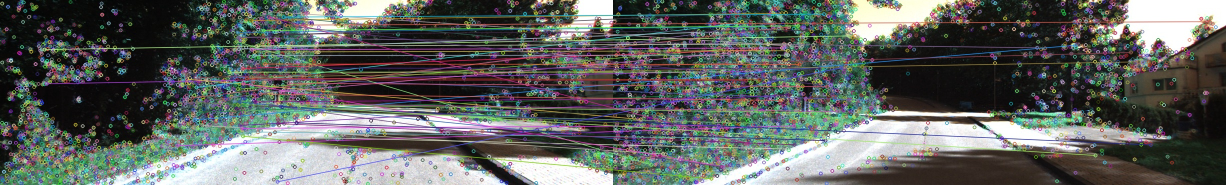
#> input picture matches1.jpg, 2452 x 370 px, given in place of img1.jpg, which was not available (shown at 1/2 size)
$ python main4reconstruction.py
#> lines starting #> are read from the running program, lines starting #| are printed output that depends on the picture; long printed decimals are rounded; pictures that were not available may be replaced by others from this repository, and a replacement may not be noted
### homework/submission.py
"""
Homework2.
Replace 'pass' by your implementation.
"""

# Insert your package here
import cv2
import numpy as np
from homework.helper import getAbsoluteScale, camera2
from skimage.measure import ransac
from skimage.transform import FundamentalMatrixTransform
from scipy.ndimage import gaussian_filter
import os
import matplotlib.pyplot as plt
from tqdm import tqdm


def find_matched_points(im1, im2, output_image_path="matches.jpg"):
    """
    Args: im1: First input image
          im2: Second input image
          output_image_path: Path to save the visualization of matches

    Returns:
        pts1: Nx2 array of matched points in the first image
        pts2: Nx2 array of matched points in the second image
    """
    # Ensure images are grayscale for SIFT
    if len(im1.shape) == 3:
        gray1 = cv2.cvtColor(im1, cv2.COLOR_BGR2GRAY)
    else:
        gray1 = im1
    if len(im2.shape) == 3:
        gray2 = cv2.cvtColor(im2, cv2.COLOR_BGR2GRAY)
    else:
        gray2 = im2

    gray1 = cv2.equalizeHist(gray1)
    gray2 = cv2.equalizeHist(gray2)

    # gray1 = im1
    # gray2 = im2

    # Initialize SIFT detector
    sift = cv2.SIFT_create(contrastThreshold=0.04, edgeThreshold=10)

    keypoints1, descriptors1 = sift.detectAndCompute(gray1, None)
    keypoints2, descriptors2 = sift.detectAndCompute(gray2, None)

    # bf matcher
    bf = cv2.BFMatcher(cv2.NORM_L2)
    matches = bf.knnMatch(descriptors1, descriptors2, k=2)
    matches = [m for m, n in matches if m.distance < 0.75 * n.distance]
    matches = sorted(matches, key=lambda x: x.distance)
    pts1 = np.float32([keypoints1[m.queryIdx].pt for m in matches])
    pts2 = np.float32([keypoints2[m.trainIdx].pt for m in matches])

    print(f"Keypoints in im1: {len(keypoints1)}")
    print(f"Keypoints in im2: {len(keypoints2)}")
    print(f"Initial matches: {len(matches)}")

    pts1 = np.float32([keypoints1[m.queryIdx].pt for m in matches])
    pts2 = np.float32([keypoints2[m.trainIdx].pt for m in matches])

    distances = [m.distance for m in matches]
    print(
        f"Match distances: min={min(distances)}, max={max(distances)}, mean={np.mean(distances)}"
    )

    model, inliers = ransac(
        (pts1, pts2),
        FundamentalMatrixTransform,
        min_samples=8,
        residual_threshold=1,
        max_trials=10000,
    )

    if inliers is not None:

        pts1 = pts1[inliers]
        pts2 = pts2[inliers]

    matches = [m for i, m in enumerate(matches) if inliers[i]]
    print(f"RANSAC matches: {len(matches)}")
    top_matches = matches[:100]
    match_img = cv2.drawMatches(
        im1,
        keypoints1,
        im2,
        keypoints2,
        top_matches,
        None,
        flags=cv2.DrawMatchesFlags_NOT_DRAW_SINGLE_POINTS,
    )

    cv2.imwrite(output_image_path, match_img)
    return pts1, pts2, model


"""
Q2.2.2: Eight Point Algorithm
    Input:  pts1, Nx2 Matrix
            pts2, Nx2 Matrix
            M, a scalar parameter computed as max (imwidth, imheight)
    Output: the fundamental matrix
"""


def eightpoint(pts1, pts2, M):
    # Replace pass by your implementation
    T = np.array([[1 / M, 0.0, 0.0], [0.0, 1 / M, 0.0], [0.0, 0.0, 1.0]])
    N = pts1.shape[0]

    ones = np.ones((N, 1))
    pts1_h = np.hstack([pts1 / M, ones])
    pts2_h = np.hstack([pts2 / M, ones])  # N x 3

    # Construct A matrix
    A = np.zeros((N, 9))
    for i in range(N):
        x1, y1, _ = pts1_h[i]
        x2, y2, _ = pts2_h[i]
        A[i] = [x2 * x1, x2 * y1, x2, y2 * x1, y2 * y1, y2, x1, y1, 1]

    # Solve for the SVD
    _, _, V = np.linalg.svd(A)
    F_normalized = V[-1].reshape(3, 3)
    U, S, Vt = np.linalg.svd(F_normalized)
    S[-1] = 0
    F_normalized = U @ np.diag(S) @ Vt
    F = T.T @ F_normalized @ T
    return F


"""
Q2.3.1: Compute the essential matrix E.
    Input:  F, fundamental matrix
            K1, internal camera calibration matrix of camera 1
            K2, internal camera calibration matrix of camera 2
    Output: E, the essential matrix
"""


# [4 lines left out: function essentialMatrix, not called in this run]


"""
Q2.3.2: Triangulate a set of 2D coordinates in the image to a set of 3D points.
    Input:  C1, the 3x4 camera matrix
            pts1, the Nx2 matrix with the 2D image coordinates per row
            C2, the 3x4 camera matrix
            pts2, the Nx2 matrix with the 2D image coordinates per row
    Output: P, the Nx3 matrix with the corresponding 3D points per row
            err, the reprojection error.
"""


# [33 lines left out: function triangulate, not called in this run]


"""
Q2.4.1: 3D visualization of the temple images.
    Input:  im1, the first image
            im2, the second image
            F, the fundamental matrix
            x1, x-coordinates of a pixel on im1
            y1, y-coordinates of a pixel on im1
    Output: x2, x-coordinates of the pixel on im2
            y2, y-coordinates of the pixel on im2

"""


# [87 lines left out: functions compute_intersections, epipolarCorrespondence, not called in this run]


"""
Q3.1: Decomposition of the essential matrix to rotation and translation.
    Input:  im1, the first image
            im2, the second image
            k1, camera intrinsic matrix of the first frame
            k1, camera intrinsic matrix of the second frame
    Output: R, rotation
            r, translation

"""


# [30 lines left out: function essentialDecomposition, not called in this run]


"""
Q3.2: Implement a monocular visual odometry.
    Input:  datafolder, the folder of the provided monocular video sequence
            GT_pose, the provided ground-truth (GT) pose for each frame
            plot=True, draw the estimated and the GT camera trajectories in the same plot Output: trajectory, the estimated camera trajectory (with scale aligned)

"""


# [106 lines left out: function visualOdometry, not called in this run]

### homework/helper.py
"""
Homework2.
Helper functions.
"""

import numpy as np
import matplotlib.pyplot as plt
import scipy.optimize
import homework.submission as sub


def _epipoles(E):
    U, S, V = np.linalg.svd(E)
    e1 = V[-1, :]
    U, S, V = np.linalg.svd(E.T)
    e2 = V[-1, :]
    return e1, e2


def displayEpipolarF(I1, I2, F):
    e1, e2 = _epipoles(F)

    sy, sx, _ = I2.shape

    f, [ax1, ax2] = plt.subplots(1, 2, figsize=(12, 9))
    ax1.imshow(I1)
    ax1.set_title("Select a point in this image")
    ax1.set_axis_off()
    ax2.imshow(I2)
    ax2.set_title(
        "Verify that the corresponding point \n is on the epipolar line in this image"
    )
    ax2.set_axis_off()

    while True:
        plt.sca(ax1)
        x, y = plt.ginput(1, mouse_stop=2)[0]

        xc = x
        yc = y
        v = np.array([xc, yc, 1])
        l = F.dot(v)
        s = np.sqrt(l[0] ** 2 + l[1] ** 2)

        if s == 0:
            error("Zero line vector in displayEpipolar")

        l = l / s

        if l[0] != 0:
            ye = sy - 1
            ys = 0
            xe = -(l[1] * ye + l[2]) / l[0]
            xs = -(l[1] * ys + l[2]) / l[0]
        else:
            xe = sx - 1
            xs = 0
            ye = -(l[0] * xe + l[2]) / l[1]
            ys = -(l[0] * xs + l[2]) / l[1]

        ax1.plot(x, y, "*", markersize=6, linewidth=2)
        ax2.plot([xs, xe], [ys, ye], linewidth=2)
        plt.draw()


# [135 lines left out: functions _singularize, _objective_F, refineF, camera2, epipolarMatchGUI, getAbsoluteScale, not called in this run]

### homework/main4reconstruction.py
"""
It is a main function that can be used for you to conduct the tasks in 3D reconstruction.
You run this main function to generate the expected outputs and results described in the Instruction.pdf,
by calling functions implemented in submission.py and helper.py
You are free to write it in your own style.
"""

from homework.submission import (
    find_matched_points,
    eightpoint,
    essentialMatrix,
    triangulate,
)
import os
import cv2
from homework.helper import displayEpipolarF, epipolarMatchGUI
import numpy as np
from homework.helper import camera2


if __name__ == "__main__":
    ## test find matches points
    input_dir = "data/COMP5422_HW2_DATA"
    path1, path2 = os.path.join(input_dir, "img1.jpg"), os.path.join(
        input_dir, "img2.jpg"
    )
    img1 = cv2.imread(path1)
#> img1 is the input picture: shape (370, 2452, 3); mean B, G, R 95.3, 98.4, 94.9
    img2 = cv2.imread(path2)
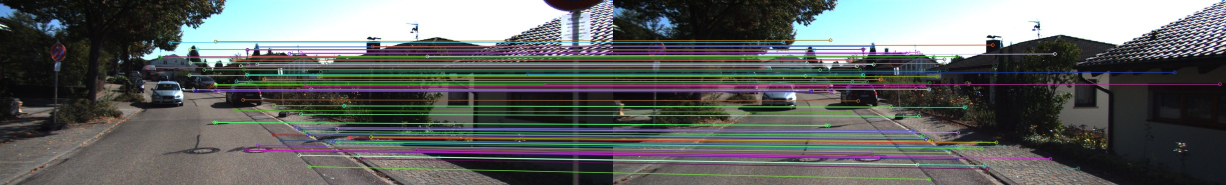
#> input picture matches.jpg, 2452 x 370 px, given in place of img2.jpg, which was not available (shown at 1/2 size)
#> img2 is the input picture: shape (370, 2452, 3); mean B, G, R 97.1, 98.7, 96

    pts1, pts2, model = find_matched_points(img1, img2)
#> in find_matched_points, `gray1 = cv2.cvtColor(im1, cv2.COLOR_BGR2GRAY)`:
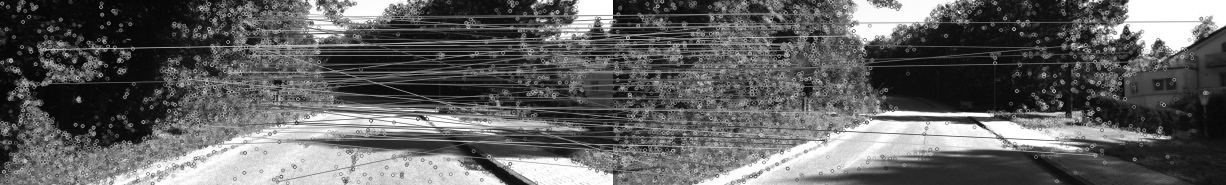
#> gray1: shape (370, 2452) (shown at 1/2 size); min 1, max 255, mean 97
#> in find_matched_points, `gray2 = cv2.cvtColor(im2, cv2.COLOR_BGR2GRAY)`:
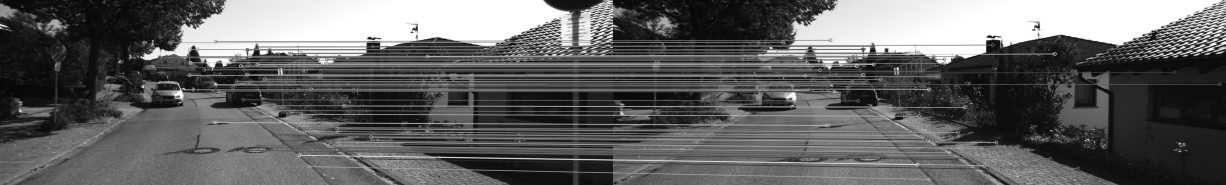
#> gray2: shape (370, 2452) (shown at 1/2 size); min 1, max 255, mean 97.7
#> in find_matched_points, `gray1 = cv2.equalizeHist(gray1)`:
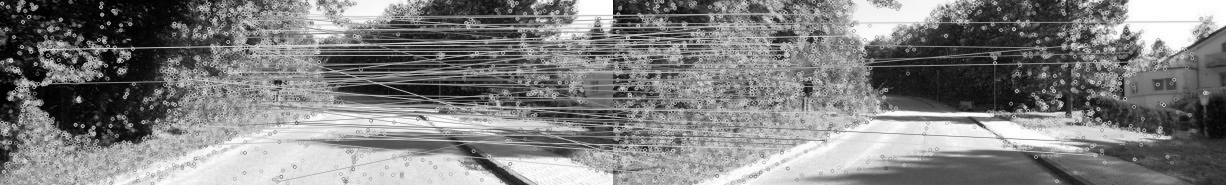
#> gray1: shape (370, 2452) (shown at 1/2 size); min 0, max 255, mean 128.3
#> in find_matched_points, `gray2 = cv2.equalizeHist(gray2)`:
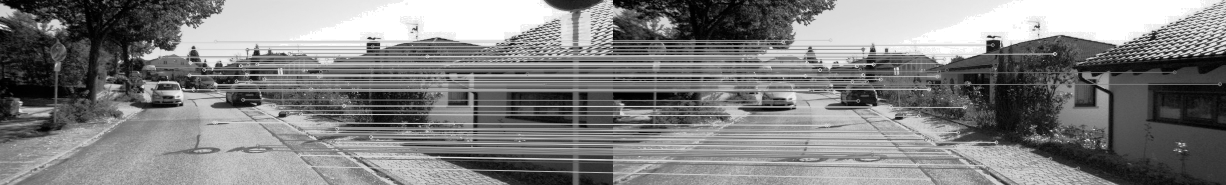
#> gray2: shape (370, 2452) (shown at 1/2 size); min 0, max 255, mean 128.9
#> in find_matched_points, `keypoints1, descriptors1 = sift.detectAndCompute(gray1, None)`: keypoints1 = 13888 keypoints; strongest (x, y, size): (51, 175, 2.3), (238, 144, 2), (44, 176, 2), (57, 187, 2.2)
#> in find_matched_points, `keypoints2, descriptors2 = sift.detectAndCompute(gray2, None)`: keypoints2 = 8074 keypoints; strongest (x, y, size): (1978, 73, 3.9), (739, 76, 3.7), (748, 77, 2.9), (521, 190, 2.2)
#> in find_matched_points, `matches = bf.knnMatch(descriptors1, descriptors2, k=2)`: matches = 13888 matches
#> in find_matched_points, `matches = [m for m, n in matches if m.distance < 0.75 * n.distance]`: matches = 36 matches
#> in find_matched_points, `pts1 = np.float32([keypoints1[m.queryIdx].pt for m in matches])`: pts1 = 36 pairs, first value 27.38 to 2334.7, second value 9.77 to 362.1
#> in find_matched_points, `pts2 = np.float32([keypoints2[m.trainIdx].pt for m in matches])`: pts2 = 36 pairs, first value 25.14 to 2277.1, second value 31.27 to 366.8
#| Keypoints in im1: 13888
#| Keypoints in im2: 8074
#| Initial matches: 36
#> in find_matched_points, `distances = [m.distance for m in matches]`: distances = 36 values from 59.15 to 247.3
#| Match distances: min=59.152, max=247.279, mean=184.353
#> in find_matched_points, `pts1 = pts1[inliers]`: pts1 = [[1314.1, 116.1], [1880.6, 299.7], [739.2, 274.3], [2003.6, 226.1], [788, 243.8], [2114, 362.1], [788, 243.8], [1306.7, 121], [27.38, 83.06], [626.8, 41.5], [1225, 306.8]]
#> in find_matched_points, `pts2 = pts2[inliers]`: pts2 = [[608.5, 176.6], [1793.2, 103.7], [2277.1, 147.4], [25.14, 240.9], [686.2, 287.5], [1009.4, 366.8], [686.2, 287.5], [617, 177], [1995.4, 274.7], [1546.6, 185.8], [2117.1, 275.4]]
#> in find_matched_points, `matches = [m for i, m in enumerate(matches) if inliers[i]]`: matches = 11 matches
#| RANSAC matches: 11
#> in find_matched_points, `match_img = cv2.drawMatches( im1, keypoints1, im2, keypoints2, top_mat..`:
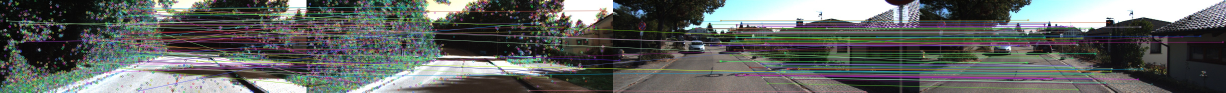
#> match_img: shape (370, 4904, 3) (shown at 1/4 size); mean B, G, R 97.4, 100, 96.5
    save_dict = {
        "pts1": pts1,
        "pts2": pts2,
    }
    np.savez("homework/q2.2_1.npz", **save_dict)

    ## Output
    M = np.max([img1.shape[0], img1.shape[1], img2.shape[0], img2.shape[1]])
#> M = 2452
    F = eightpoint(pts1, pts2, M)
#> in eightpoint, `pts1_h = np.hstack([pts1 / M, ones])`: pts1_h = [[0.536, 0.0474, 1], [0.767, 0.122, 1], [0.301, 0.112, 1], [0.817, 0.0922, 1], [0.321, 0.0994, 1], [0.862, 0.148, 1], [0.321, 0.0994, 1], [0.533, 0.0493, 1], [0.0112, 0.0339, 1], [0.256, 0.0169, 1], [0.5, 0.125, 1]]
#> in eightpoint, `pts2_h = np.hstack([pts2 / M, ones])`: pts2_h = [[0.248, 0.072, 1], [0.731, 0.0423, 1], [0.929, 0.0601, 1], [0.0103, 0.0982, 1], [0.28, 0.117, 1], [0.412, 0.15, 1], [0.28, 0.117, 1], [0.252, 0.0722, 1], [0.814, 0.112, 1], [0.631, 0.0758, 1], [0.863, 0.112, 1]]
#> the loop in eightpoint, `for i in range(N):` made 11 passes
#> (x1, y1, x2, y2) on passes 1 to 11: (0.536, 0.0474, 0.248, 0.072), (0.767, 0.122, 0.731, 0.0423), (0.301, 0.112, 0.929, 0.0601), (0.817, 0.0922, 0.0103, 0.0982), (0.321, 0.0994, 0.28, 0.117), (0.862, 0.148, 0.412, 0.15), (0.321, 0.0994, 0.28, 0.117), (0.533, 0.0493, 0.252, 0.0722), (0.0112, 0.0339, 0.814, 0.112), (0.256, 0.0169, 0.631, 0.0758), (0.5, 0.125, 0.863, 0.112)
#> in eightpoint, `F_normalized = V[-1].reshape(3, 3)`: F_normalized = [[-0.00725, -0.0181, 0.00471], [-0.105, 0.99, -0.0615], [0.0114, -0.0618, 0.00195]]
#> in eightpoint, `U, S, Vt = np.linalg.svd(F_normalized)`: U = [[0.0175, 0.886, 0.463], [-0.998, -0.0136, 0.0636], [0.0626, -0.463, 0.884]]; S = [1, 0.0111, 1.68e-06]; Vt = [[0.106, -0.992, 0.0616], [-0.926, -0.0757, 0.37], [0.363, 0.0962, 0.927]]
#> in eightpoint, `F = T.T @ F_normalized @ T`: F = [[-1.21e-09, -3.01e-09, 1.92e-06], [-1.75e-08, 1.65e-07, -2.51e-05], [4.64e-06, -2.52e-05, 0.00195]]
    print("F: ", F)
#| F:  [[-1.20581260e-09 -3.00799908e-09  1.92255847e-06]
#|  [-1.75321084e-08  1.64717670e-07 -2.50752024e-05]
#|  [ 4.64156808e-06 -2.51888790e-05  1.95280164e-03]]
    print("M: ", M)
#| M:  2452

    save_dict = {
        "F": F,
        "M": M,
    }
#> save_dict = {'F': [[-1.21e-09, -3.01e-09, 1.92e-06], [-1.75e-08, 1.65e-07, -2.51e-05], [4.64e-06, -2.52e-05, 0.00195]], 'M': 2452}
    np.savez("homework/q2.2_2.npz", **save_dict)
    try:
        displayEpipolarF(img1, img2, F)
#> in _epipoles, `U, S, V = np.linalg.svd(E)`: U = [[0.000984, 0.136, 0.991], [-0.0128, -0.991, 0.136], [1, -0.0129, 0.000771]]; S = [0.00195, 1.66e-07, 9.55e-24]; V = [[0.00238, -0.0129, 1], [-0.256, 0.967, 0.0131], [0.967, 0.256, 0.00101]]
#> in _epipoles, `e1 = V[-1, :]`: e1 = [0.967, 0.256, 0.00101]
#> in _epipoles, `U, S, V = np.linalg.svd(E.T)`: U = [[0.00238, 0.256, 0.967], [-0.0129, -0.967, 0.256], [1, -0.0131, 0.00101]]; S = [0.00195, 1.66e-07, 7.68e-23]; V = [[0.000984, -0.0128, 1], [-0.136, 0.991, 0.0129], [-0.991, -0.136, -0.000771]]
#> in _epipoles, `e2 = V[-1, :]`: e2 = [-0.991, -0.136, -0.000771]
#> in displayEpipolarF, `e1, e2 = _epipoles(F)`: e1 = [0.967, 0.256, 0.00101]; e2 = [-0.991, -0.136, -0.000771]
#> (the run stopped early here; a loop or call above may not have finished)
